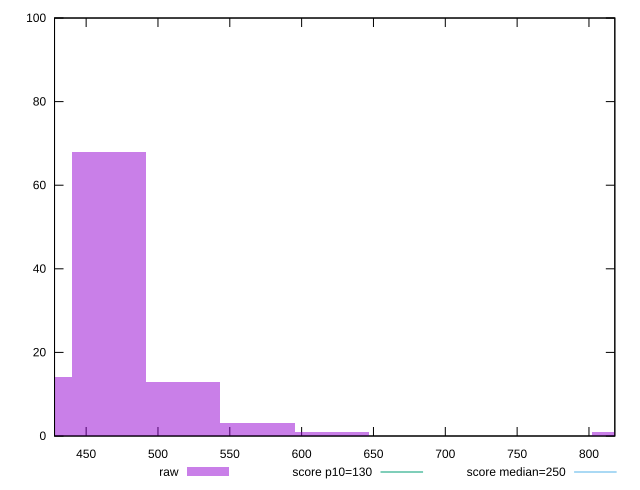

Write the gnuplot code that produced this figure.
reset

$raw <<EOF
465.83014759958786 68
414.07124231074476 14
517.589052888431 13
828.1424846214895 1
621.1068634661171 1
569.347958177274 3
EOF

set key outside below
set boxwidth 51.758905288843096
set xrange [428:818]
set yrange [0:100]
set trange [0:100]
set style fill transparent solid 0.5 noborder

set parametric
set terminal svg size 640, 490 enhanced background rgb 'white'
set output "reprap/max-potential-fid/samples/pages+cached+noexternal/raw/histogram.svg"

plot $raw title "raw" with boxes, \
     130,t title "score p10=130", \
     250,t title "score median=250"

reset
